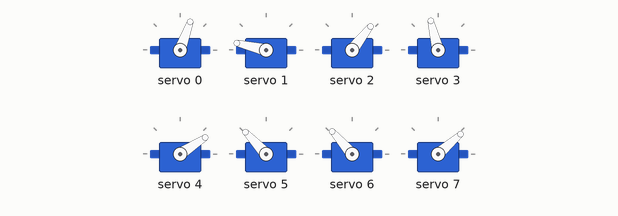
This sketch was run on a simulated Arduino Uno, built with avr-gcc and run on an emulated ATmega328P. Shown: 8 × servo. Random numbers use the default seed unless the sketch sets one; what the sketch prints to the serial monitor is not drawn.

Above: at 2.87 s.
At 7.53 s:
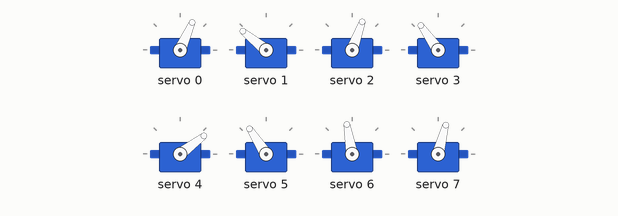
At 11.4 s:
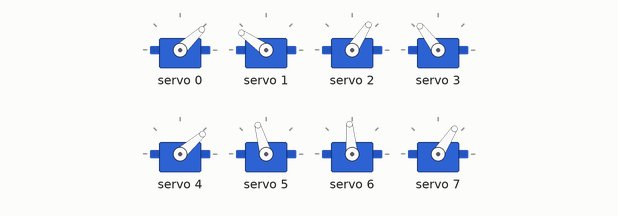
At 15.58 s:
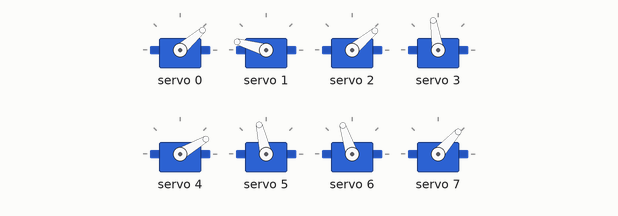
At 22.0 s:
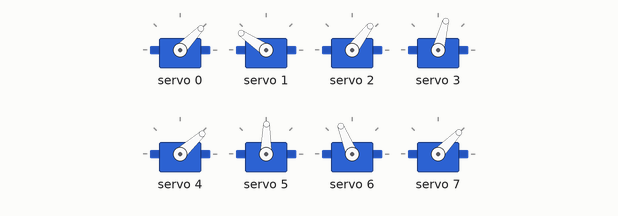
At 32.8 s:
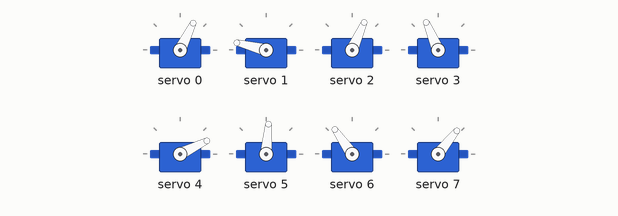
Timing chart, 0 to 40.0 s (numbered marks = the images above):
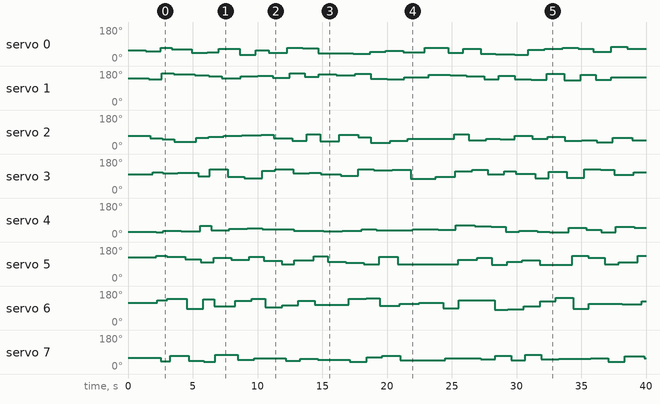

The sketch:

ServoPumpkin.ino
```cpp
#include <Wire.h>
#include <Adafruit_PWMServoDriver.h>

// called this way, it uses the default address 0x40
Adafruit_PWMServoDriver pwm = Adafruit_PWMServoDriver();
// you can also call it with a different address you want
//Adafruit_PWMServoDriver pwm = Adafruit_PWMServoDriver(0x41);

// Depending on your servo make, the pulse width min and max may vary, so you
// want these to be as small/large as possible without hitting the hard stop
// for max range. You'll have to tweak them as necessary to match the servos you
// have!
#define SERVOMIN  125 // this is the 'minimum' pulse length count (out of 4096)
#define SERVOMAX  575 // this is the 'maximum' pulse length count (out of 4096)

//all of these minimum and maximums are defining each servo individually.
//update them to fit your needs so the servos don't over-rotate
int min0 = 35;
int max0 = 82;
int min1 = 137;
int max1 = 180;
int min2 = 35;
int max2 = 84;

int min3 = 80;
int max3 = 135;
int min4 = 30;
int max4 = 70;

int min5 = 90;
int max5 = 140;
int min6 = 80;
int max6 = 150;
int min7 = 38;
int max7 = 83;

int currentAngles[] = {0, 0, 0, 0, 0, 0, 0, 0};

void setup() {
  Serial.begin(9600);
  Serial.println("16 channel Servo test!");

  pwm.begin();

  pwm.setPWMFreq(60);  // Analog servos run at ~60 Hz updates

  //yield();
}

int angleToPulse(int ang) {
  int pulse = map(ang, 0, 180, SERVOMIN, SERVOMAX); // map angle of 0 to 180 to Servo min and Servo max
  return pulse;
}
void set_angle(int channel, int myangle, float servowait = 1) {
  currentAngles[channel] = myangle;
  pwm.setPWM(channel, 0, angleToPulse(myangle));
  Serial.print("servowait: ");
  Serial.println(servowait * 1000);
  delay(servowait * 1000);
}
//pick random based on the range of each channel
int pickrandom(int channel) {
  switch (channel) {
    case 0:
      return random(min0, max0);
    case 1:
      return random(min1, max1);
    case 2:
      return random(min2, max2);
    case 3:
      return random(min3, max3);
    case 4:
      return random(min4, max4);
    case 5:
      return random(min5, max5);
    case 6:
      return random(min6, max6);
    case 7:
      return random(min7, max7);
  }
}
// have the other function pick a random angle based on a given channel, then tell the servo on that channel to move to that angle.
int settorandom(int channel, float servowait = 0) {
  set_angle(channel, pickrandom(channel), servowait);
}

//
//this runs continually:
void loop() {
  for (int i = 0; i < 8; i++) { //run through the eight servos on eight channels respectively
    settorandom(i); //call the other function with the looped channel
    delay(random(0, 300)); //wait a little bit before telling another servo to move.
  }
}

//Written by pythoncader
/*
  Creative Commons License
*/
```

Measured:
- by itself, servo 1: 141° → 137° at 1.6 s, → 167° 0.99 s later, → 163° 0.92 s later, → 158° 1.6 s later, … (30 changes in this stretch)
- by itself, servo 2: 71° → 56° at 1.7 s, → 52° 0.91 s later, → 38° 0.94 s later, → 60° 1.7 s later, … (30 changes in this stretch)
- by itself, servo 3: 99° → 109° at 1.9 s, → 104° 0.79 s later, → 108° 1.1 s later, → 88° 1.6 s later, … (30 changes in this stretch)
- by itself, servo 5: 125° → 133° at 2.2 s, → 128° 0.79 s later, → 115° 1.4 s later, → 100° 1.2 s later, … (28 changes in this stretch)
- by itself, servo 6: 117° → 131° at 2.3 s, → 139° 0.75 s later, → 87° 1.5 s later, → 137° 1.3 s later, … (29 changes in this stretch)
